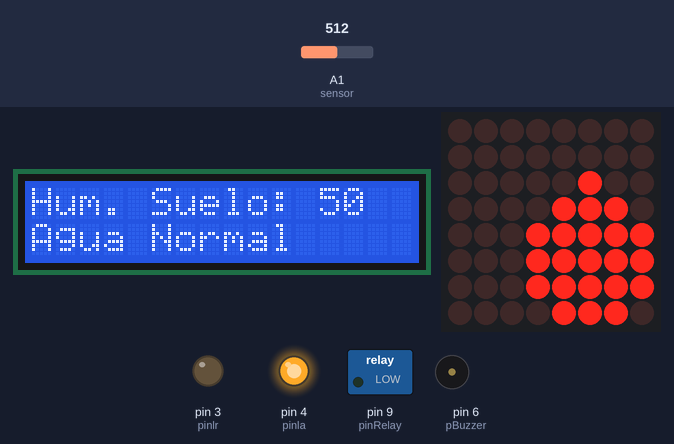
The sketch below on a simulated Arduino Uno, built with avr-gcc and run on an emulated ATmega328P. On the bench: 16×2 character LCD, 8×8 LED matrix, switched loads named in the sketch (green lamp = pin HIGH), output pins drawn as LEDs (lit = HIGH), buzzer (waves = sounding, pin HIGH). The inputs (shaded band) are chosen by the test bench; at power-on: A1 (sensor) = 512. What the sketch prints to the serial monitor is not drawn.

Above: at 5.6 s.
5.7 s: A1 (sensor) set to 708
At 10.9 s:
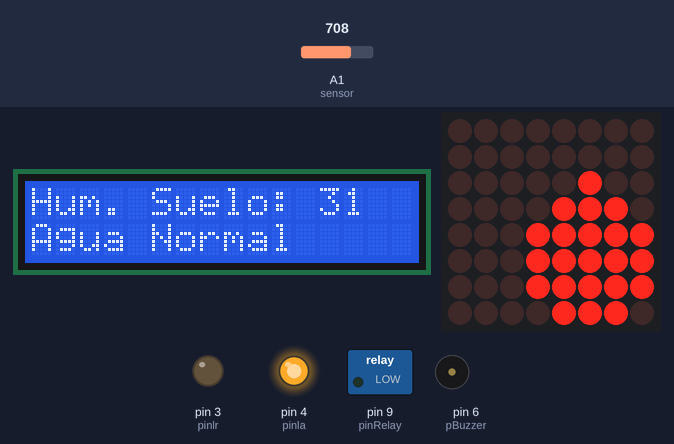
13.7 s: A1 (sensor) set to 743
At 17.8 s:
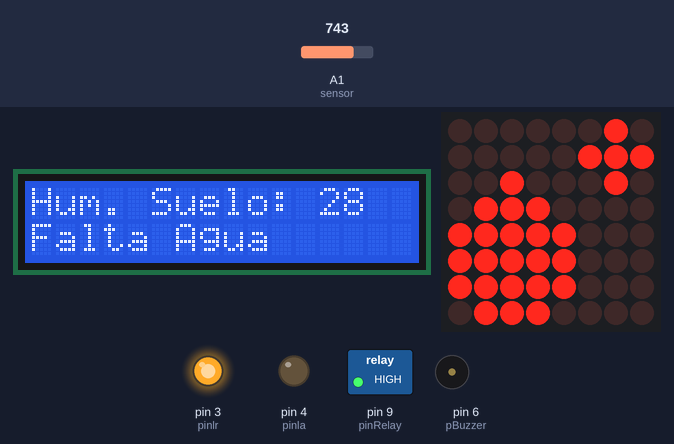
25.1 s: A1 (sensor) set to 900
At 30.6 s:
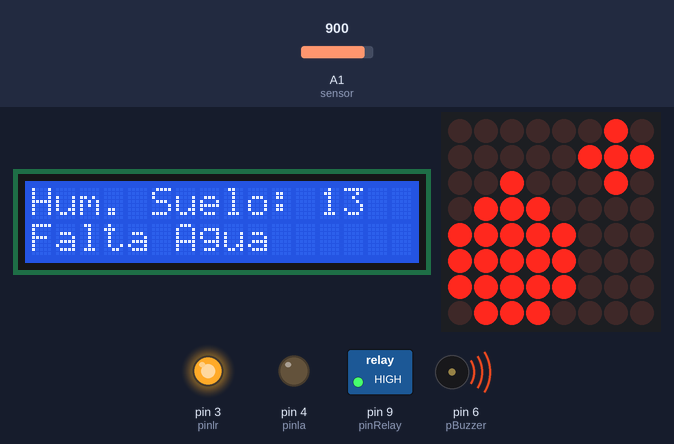
33.1 s: A1 (sensor) set to 716
At 37.9 s:
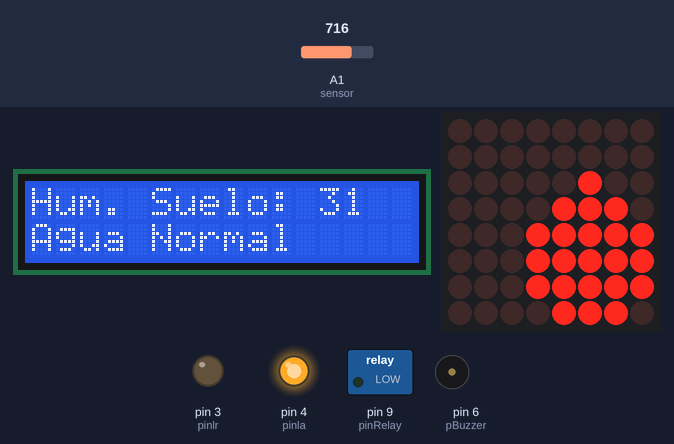
Timing chart, 0 to 39.4 s (numbered marks = the images above; inputs shaded):
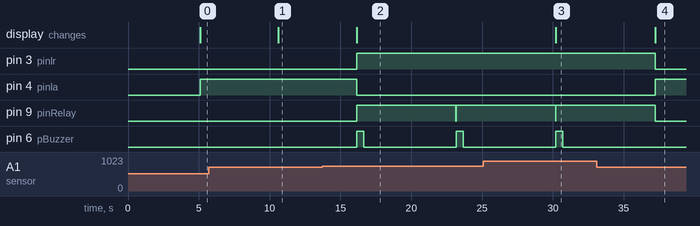

The sketch:

PROYECTOFINALSRA.ino
```cpp
// Librerías para la pantalla LCD
#include <Wire.h>
#include <LiquidCrystal_I2C.h>
#include "LedControl.h"

LedControl lc = LedControl(12,11,10,1);
// Creo el objeto que representa a la pantalla LCD
LiquidCrystal_I2C pantalla(0x27,16,2);

const int pausa_entre_lecturas = 5000;

// Variable para conversión de la lectura de humedad de suelo
long porcentaje_humedad = 0; //Defino la variable que me almacenará el porcentaje de humedad

// Configuración de pines
const int pinRelay = 9; //Relay que enciende la bomba
const int pinlr = 3; //Pin Rojo
const int pinla = 4; //Pin Azul
const int pBuzzer =6; //Pin de Zumbador

//Codificación para encender figuras en la matriz
byte poneragua[8]{ //Figura Gota y +
B00000010,
B00000111,
B00100010,
B01110000,
B11111000,
B11111000,
B11111000,
B01110000
};

byte suficienteagua[8]{ //Figura Gota
B00000000,
B00000000,
B00000100,
B00001110,
B00011111,
B00011111,
B00011111,
B00001110
};
void setup() {
  Serial.begin(9600); //Configuración de monitor serial
  pantalla.init();
  pantalla.backlight();
  lc.shutdown(0,false); //Matriz en false para que inicie apagada
  lc.setIntensity(0,5);//Para indicar la intensidad de la matriz
  lc.clearDisplay(0);
  pinMode(pinRelay, OUTPUT); //Configuración de Salida del Pin para el Relay
  pinMode(pinlr, OUTPUT); //Configuración de Salida del Pin para Led Rojo
  pinMode(pinla, OUTPUT); //Configuración de Salida del Pin para Led Azul
  pinMode(pBuzzer, OUTPUT); //Configuración de Salida del Pin del zumbador
}

//Función para figura gota de agua +
void mas_agua(){
  for (int i =0; i <8; i++){
    {
      lc.setRow(0,i, poneragua[i]);
    }
  }

}

//Función para figura gota de agua
void suf_agua(){
  for (int i =0; i <8; i++){
    {
      lc.setRow(0,i, suficienteagua[i]);
    }
  }

}
void loop() {
  delay(pausa_entre_lecturas);
  pantalla.clear(); //Limpiar la pantalla LED
  digitalWrite(pinRelay, LOW); //La bomba debe iniciar apagada
  // Lectura humedad suelo
  int humedad_suelo = analogRead(A1); //Defino variabe que tomará los valores del sensor
  Serial.print("Humedad del suelo medida: ");
  porcentaje_humedad = map(humedad_suelo, 0, 1023, 100, 0);
  pantalla.setCursor(0, 0); //Se fija el cursor en la columna 0 y fila 0 donde aparecerá el mensaje
  pantalla.print("Hum. Suelo: "); // Mensaje que aparecerá en la pantalla LED
  pantalla.setCursor(12, 0); // Se fija el cursor en la columna 12 y fila 0 para que se muestre el %humedad
  pantalla.print(porcentaje_humedad); //Muestro por pantala el procentaje de humedad de suelo

   digitalWrite(pinRelay, LOW);
  //Condición que evaluará las intrucciones a ejecutar de acuerdo al valor almacenado en porcentaje_humedad
  if(porcentaje_humedad >=0 && porcentaje_humedad < 30){ //Si el %humedad es mayor a 0 y menor a 30 entonces
    //Deberá ejecutar las siguientes instrucciones
    // Encender Bomba
     digitalWrite(pinRelay, HIGH); //El Relay enciende la bomba
     //delay(1000);
     pantalla.setCursor(0, 1);   // Defino el cursor donde aparecerá el mensaje
      pantalla.print("Falta Agua");  // Escribo el mensaje que deseo que aparezca en la pantalla
      digitalWrite(pinla, LOW); //Se apaga el Led Azul
      digitalWrite(pinlr, HIGH); //Se enciende el Les Rojo como alarma
          mas_agua(); // Llamo la función más agua para representar la figura de la matriz led
      //Para encender alarma
      digitalWrite(pBuzzer, HIGH);//Se enciende una alarma de emergencia por ausencia de agua
      delay(500);
      digitalWrite(pBuzzer, LOW); //Se apaga la alarma
      delay(1000);

  } else{
      // Apagar Bomba
      digitalWrite(pinRelay, LOW); //Apaga la bomba
      //delay(5000);
      pantalla.setCursor(0, 1); // Defino el cursor donde aparecerá el mensaje
      pantalla.print("Agua Normal"); // Escribo el mensaje que deseo que aparezca en la pantalla
      suf_agua();     //Llamo la dunción suficiente agua para representar la figura en la matriz led
      digitalWrite(pinla, HIGH); // Se enciende el Led Azul que indica que la planta está hidratada
      digitalWrite(pinlr, LOW); // Se apaga el Led Rojo


  }
Serial.println(porcentaje_humedad); // Muestro las lectura de la variable porcentaje_humedad en el monitor serial
delay(500);

}
```

Measured:
- the behaviour switches between 726 and 727 on A1 (sensor) (found by bisection; images 1 and 2)
- after the input at 5.7 s, the display: changes after 4.9 s (image 1)
- after the input at 13.7 s, pin 3 (pinlr): LOW → HIGH after 2.5 s; pin 4 (pinla): HIGH → LOW after 2.5 s; pin 9 (pinRelay): LOW → HIGH after 2.4 s, → LOW 7.0 s later, → HIGH 0.02 s later; pin 6 (pBuzzer): alternates HIGH for 0.50 s and LOW for 6.5 s, starting after 2.5 s; the display: changes after 2.5 s (image 2)
- after the input at 25.1 s, the display: changes after 5.1 s (image 3)
- after the input at 33.1 s, pin 3 (pinlr): HIGH → LOW after 4.1 s; pin 4 (pinla): LOW → HIGH after 4.1 s; pin 9 (pinRelay): goes on until 37.2 s, then stays LOW; pin 6 (pBuzzer): stays LOW (without the input it goes to HIGH after 4.1 s); the display: changes after 4.1 s (image 4)
